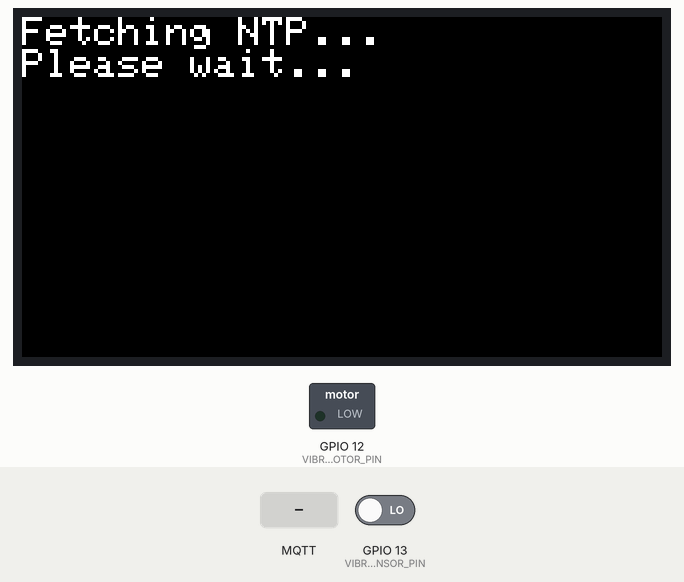
This sketch was run on a simulated ESP32. Parts: 320×170 colour display, switched loads named in the sketch (green lamp = pin HIGH). The inputs (shaded band) are chosen by the test bench; at power-on: GPIO 13 (VIBRATION_SENSOR_PIN) LOW. WiFi joins after 1.5 s; servers stay silent unless stated; network time is answered at once with the bench clock; the local clock reads 2024-03-15 10:24:30 at power-on unless the sketch sets it; no MQTT or app messages arrive unless stated; what the sketch prints to the serial monitor is not drawn.

Above: at 2.3 s.
At 3.5 s:
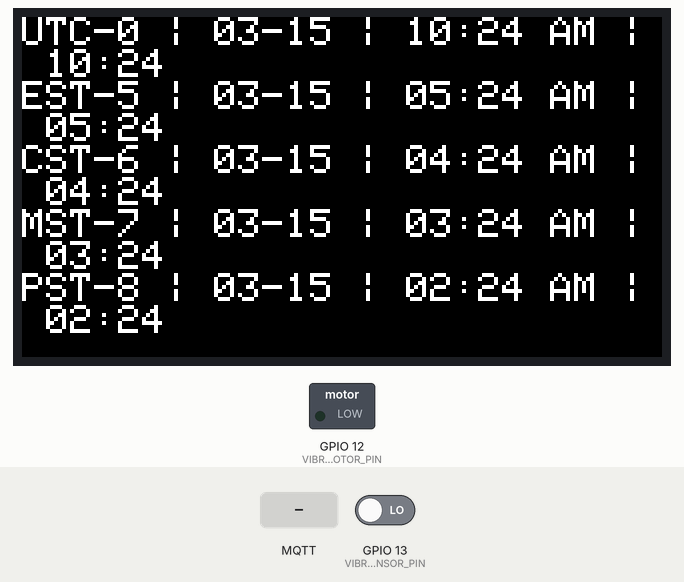
3.6 s: GPIO 13 (VIBRATION_SENSOR_PIN) driven HIGH
At 4.4 s:
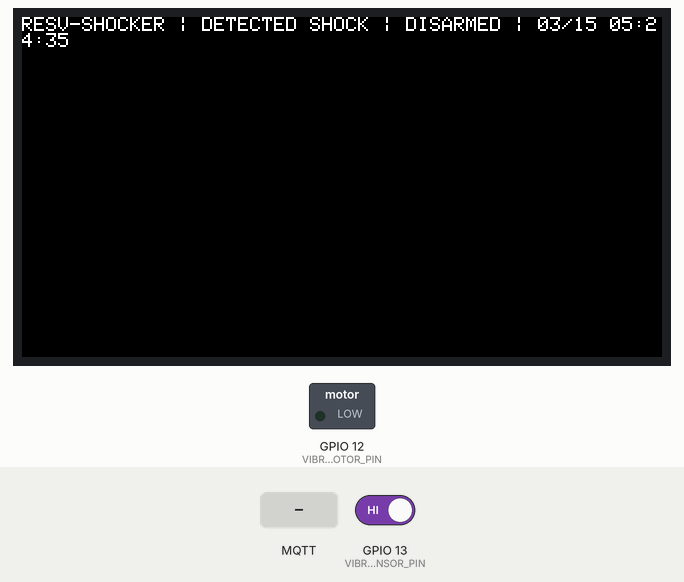
6.6 s: MQTT message "REQUESTED ARM" arrives on the first subscribed topic
8.1 s: MQTT message "REQUESTED DISARM" arrives on the first subscribed topic
10.1 s: MQTT message "1" arrives on the first subscribed topic
Timing chart, 0 to 13.1 s (numbered marks = the images above; inputs shaded):
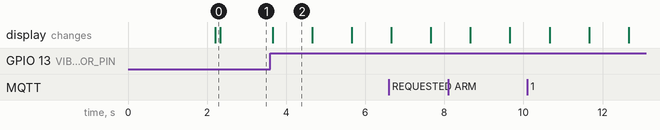

Measured:
- after the input at 3.6 s, the display: changes after 0.06 s (image 2)

The sketch:

MQTT-SHOCK-CENTER.ino
```cpp
              #include <Adafruit_GFX.h>
              #include <Adafruit_ST7789.h>
              #include <WiFi.h>
              #include <WiFiClientSecure.h>
              #include <PubSubClient.h>
              #include <WiFiUdp.h>
              #include <NTPClient.h>
              #include <time.h>

//Vibration Sensor Pin
#define VIBRATION_SENSOR_PIN 13  // Digital pin connected to SW-420 (change as needed)
#define DEBOUNCE_DELAY 100        // Debounce time in milliseconds
//Vibration Motor
#define VIBRATION_MOTOR_PIN 12

bool isArmed = false;
bool sensorEnabled = true; // Flag to control sensor detection

unsigned long lastVibrationTime = 0; // Tracks the last vibration event
unsigned long motorToggleTime = 0;  // Tracks motor on/off toggle time
bool motorActive = false;           // Indicates whether motor is active
unsigned long vibrationDelay = 4000; // Delay between detections when armed
unsigned long motorOnTime = 200;    // Motor ON duration in milliseconds
unsigned long motorOffTime = 200;   // Motor OFF duration in milliseconds


              // LCD configuration
              #define LCD_WIDTH 170
              #define LCD_HEIGHT 320
              #define LCD_MOSI 23
              #define LCD_SCLK 18
              #define LCD_CS 15
              #define LCD_DC 2
              #define LCD_RST 4
              #define LCD_BLK 32

              Adafruit_ST7789 lcd = Adafruit_ST7789(LCD_CS, LCD_DC, LCD_RST);

              // Wi-Fi credentials
              const char* ssid = "icup +1";
              const char* password = "aaaaaaaaa1";

              // MQTT broker credentials
              const char* mqtt_server = "9321cdfa0af34b83b77797a4488354cd.s1.eu.hivemq.cloud";
              const int mqtt_port = 8883;
              const char* mqtt_user = "MasterA";
              const char* mqtt_password = "MasterA1";
              const char* mqtt_topic_CENTRAL_HUB = "CENTRAL-HUB";
              const char* mqtt_topic_NTP = "NTP";
              const char* mqtt_topic_WORKOUT_TIMER = "WORKOUT-TIMER";
const char* mqtt_topic_SHOCK_CENTER = "SHOCK-CENTER";
const char* clientID = "RESV-SHOCKER";

String requestedClientID = "";
String requestedTime = "";
String requestedStatus = "";


// Root certificate
const char* root_ca = R"EOF(
-----BEGIN CERTIFICATE-----
MIIFBjCCAu6gAwIBAgIRAIp9PhPWLzDvI4a9KQdrNPgwDQYJKoZIhvcNAQELBQAw
TzELMAkGA1UEBhMCVVMxKTAnBgNVBAoTIEludGVybmV0IFNlY3VyaXR5IFJlc2Vh
cmNoIEdyb3VwMRUwEwYDVQQDEwxJU1JHIFJvb3QgWDEwHhcNMjQwMzEzMDAwMDAw
WhcNMjcwMzEyMjM1OTU5WjAzMQswCQYDVQQGEwJVUzEWMBQGA1UEChMNTGV0J3Mg
RW5jcnlwdDEMMAoGA1UEAxMDUjExMIIBIjANBgkqhkiG9w0BAQEFAAOCAQ8AMIIB
CgKCAQEAuoe8XBsAOcvKCs3UZxD5ATylTqVhyybKUvsVAbe5KPUoHu0nsyQYOWcJ
DAjs4DqwO3cOvfPlOVRBDE6uQdaZdN5R2+97/1i9qLcT9t4x1fJyyXJqC4N0lZxG
AGQUmfOx2SLZzaiSqhwmej/+71gFewiVgdtxD4774zEJuwm+UE1fj5F2PVqdnoPy
6cRms+EGZkNIGIBloDcYmpuEMpexsr3E+BUAnSeI++JjF5ZsmydnS8TbKF5pwnnw
SVzgJFDhxLyhBax7QG0AtMJBP6dYuC/FXJuluwme8f7rsIU5/agK70XEeOtlKsLP
Xzze41xNG/cLJyuqC0J3U095ah2H2QIDAQABo4H4MIH1MA4GA1UdDwEB/wQEAwIB
hjAdBgNVHSUEFjAUBggrBgEFBQcDAgYIKwYBBQUHAwEwEgYDVR0TAQH/BAgwBgEB
/wIBADAdBgNVHQ4EFgQUxc9GpOr0w8B6bJXELbBeki8m47kwHwYDVR0jBBgwFoAU
ebRZ5nu25eQBc4AIiMgaWPbpm24wMgYIKwYBBQUHAQEEJjAkMCIGCCsGAQUFBzAC
hhZodHRwOi8veDEuaS5sZW5jci5vcmcvMBMGA1UdIAQMMAowCAYGZ4EMAQIBMCcG
A1UdHwQgMB4wHKAaoBiGFmh0dHA6Ly94MS5jLmxlbmNyLm9yZy8wDQYJKoZIhvcN
AQELBQADggIBAE7iiV0KAxyQOND1H/lxXPjDj7I3iHpvsCUf7b632IYGjukJhM1y
v4Hz/MrPU0jtvfZpQtSlET41yBOykh0FX+ou1Nj4ScOt9ZmWnO8m2OG0JAtIIE38
01S0qcYhyOE2G/93ZCkXufBL713qzXnQv5C/viOykNpKqUgxdKlEC+Hi9i2DcaR1
e9KUwQUZRhy5j/PEdEglKg3l9dtD4tuTm7kZtB8v32oOjzHTYw+7KdzdZiw/sBtn
UfhBPORNuay4pJxmY/WrhSMdzFO2q3Gu3MUBcdo27goYKjL9CTF8j/Zz55yctUoV
aneCWs/ajUX+HypkBTA+c8LGDLnWO2NKq0YD/pnARkAnYGPfUDoHR9gVSp/qRx+Z
WghiDLZsMwhN1zjtSC0uBWiugF3vTNzYIEFfaPG7Ws3jDrAMMYebQ95JQ+HIBD/R
PBuHRTBpqKlyDnkSHDHYPiNX3adPoPAcgdF3H2/W0rmoswMWgTlLn1Wu0mrks7/q
pdWfS6PJ1jty80r2VKsM/Dj3YIDfbjXKdaFU5C+8bhfJGqU3taKauuz0wHVGT3eo
6FlWkWYtbt4pgdamlwVeZEW+LM7qZEJEsMNPrfC03APKmZsJgpWCDWOKZvkZcvjV
uYkQ4omYCTX5ohy+knMjdOmdH9c7SpqEWBDC86fiNex+O0XOMEZSa8DA
-----END CERTIFICATE-----
)EOF";

              // WiFi and MQTT clients
              WiFiClientSecure espClient;
              PubSubClient client(espClient);


              // NTP configuration
              WiFiUDP ntpUDP;
              NTPClient timeClient(ntpUDP, "pool.ntp.org", 0, 60000); // UTC, sync every 60 seconds
              unsigned long lastNTPFetch = 0;
              #define SECONDS_IN_A_DAY 86400
              #define MAX_NTP_RETRIES  6307200
              int NTPReadyToPublish = 0;

              // Internal time tracking
              time_t internalTime = 0; // Tracks the current epoch time
              unsigned long lastMillis = 0; // Tracks the last time the display was updated

              // Connect to Wi-Fi
              void setup_wifi() {
                Serial.println("Connecting to Wi-Fi...");
                WiFi.begin(ssid, password);
                while (WiFi.status() != WL_CONNECTED) {
                  delay(1000);
                  Serial.print(".");
                }
                Serial.println("\nWi-Fi connected! IP: " + WiFi.localIP().toString());
              }

              // Fetch NTP time and update internal time
              bool fetchAndSetNTPTime() {
                int retryCount = 0;
                while (!timeClient.update() && retryCount < MAX_NTP_RETRIES) {
                  retryCount++;
                  Serial.println("Retrying NTP fetch...");
                  delay(2000);
                }

                if (retryCount == MAX_NTP_RETRIES) {
                  Serial.println("Failed to fetch NTP time after retries.");
                  return false;
                }

                internalTime = timeClient.getEpochTime();
                Serial.println("NTP Time fetched: " + String(ctime(&internalTime)));

                // Publish updated times after fetch
                publishTimeData();

                return true;
              }

              // Display and format all timezone data
              void displayTimezones() {
                const int offsets[] = {0, -5, -6, -7, -8};
                const char* zones[] = {"UTC-0", "EST-5", "CST-6", "MST-7", "PST-8"};
                char dateBuffer[20];
                char time12Buffer[10];
                char time24Buffer[10];

                lcd.fillScreen(ST77XX_BLACK);
                lcd.setCursor(0, 0);
                lcd.setTextSize(2);
                lcd.setTextColor(ST77XX_WHITE);

                for (int i = 0; i < 5; i++) {
                  time_t adjustedTime = internalTime + (offsets[i] * 3600);
                  struct tm* timeInfo = gmtime(&adjustedTime);

                  strftime(dateBuffer, sizeof(dateBuffer), "%m-%d", timeInfo);
                  strftime(time12Buffer, sizeof(time12Buffer), "%I:%M %p", timeInfo);
                  strftime(time24Buffer, sizeof(time24Buffer), "%H:%M", timeInfo);

                  lcd.println(String(zones[i]) + " | " + String(dateBuffer) + " | " +
                              String(time12Buffer) + " | " + String(time24Buffer));
                }
              }

              // Publish timezone data to MQTT
              void publishTimeData() {
                const int offsets[] = {0, -5, -6, -7, -8};
                const char* zones[] = {"UTC-0", "EST-5", "CST-6", "MST-7", "PST-8"};
                char dateBuffer[20];
                char time12Buffer[10];
                char time24Buffer[10];

                String payload = "";

                for (int i = 0; i < 5; i++) {
                  time_t adjustedTime = internalTime + (offsets[i] * 3600);
                  struct tm* timeInfo = gmtime(&adjustedTime);

                  strftime(dateBuffer, sizeof(dateBuffer), "%m-%d", timeInfo);
                  strftime(time12Buffer, sizeof(time12Buffer), "%I:%M %p", timeInfo);
                  strftime(time24Buffer, sizeof(time24Buffer), "%H:%M", timeInfo);

                  payload += String(zones[i]) + " | " + String(dateBuffer) + " | " +
                            String(time12Buffer) + " | " + String(time24Buffer) + "\n";
                }

                Serial.println("----------- NTP TIME -----------\n" + payload);

                // Publish only EST-5 row separately
                int estIndex = 1; // Index of EST-5 in the offsets array
                time_t estTime = internalTime + (offsets[estIndex] * 3600);
                struct tm* estTimeInfo = gmtime(&estTime);

                strftime(dateBuffer, sizeof(dateBuffer), "%m/%d", estTimeInfo);
                strftime(time12Buffer, sizeof(time12Buffer), "%I:%M %p", estTimeInfo);
                strftime(time24Buffer, sizeof(time24Buffer), "%H:%M", estTimeInfo);

                String estPayload = String(zones[estIndex]) + " | " + String(dateBuffer) + " | " +
                                    String(time12Buffer) + " | " + String(time24Buffer);

                Serial.println("Staged NTP Publish data:");
                Serial.println(estPayload + "\n");

                if (NTPReadyToPublish == 1){
                  //client.publish(mqtt_topic_NTP, estPayload.c_str());
                  client.publish(mqtt_topic_CENTRAL_HUB, (String(clientID) + " CONNECTED at " + estPayload).c_str());
                } else {
                  Serial.println("Staged NTP could not publish, NTPReadyToPublish flag remains at 0\n");
                }
              }

void callback(char* topic, byte* payload, unsigned int length) {
    // Convert payload to a string
    String message = "";
    for (unsigned int i = 0; i < length; i++) {
        message += (char)payload[i];
    }
    message.trim(); // Remove leading/trailing whitespace

    // Debug: Print raw message and topic
    Serial.println("RESV-SHOCKER RCVD [" + String(topic) + "]: " + message);

    // Ensure we are processing CENTRAL-HUB messages
    if (String(topic) != mqtt_topic_CENTRAL_HUB) {
        Serial.println("Ignored: Not from CENTRAL-HUB.");
        return;
    }

    // Validate the message contains "REQUESTED ARM" or "REQUESTED DISARM"
    if (message.indexOf("REQUESTED ARM") == -1 && message.indexOf("REQUESTED DISARM") == -1) {
        return;
    }

    // Debug: Check message delimiters
    int pos1 = message.indexOf('|');
    int pos2 = message.indexOf('|', pos1 + 1);

    // Validate positions of the delimiters
    if (pos1 == -1 || pos2 == -1) {
        Serial.println("Error: Invalid message format");
        return;
    }

    // Extract ClientID
    requestedClientID = message.substring(0, pos1);
    requestedClientID.trim();

    // Extract Status (REQUESTED ARM or REQUESTED DISARM)
    requestedStatus = message.substring(pos1 + 1, pos2);
    requestedStatus.trim();

    // Extract Date and Time (after the second delimiter)
    requestedTime = message.substring(pos2 + 1);
    requestedTime.trim();

    // Update isArmed based on the requested status
    if (requestedStatus == "REQUESTED ARM") {
        isArmed = true;
        Serial.println("System armed by " + requestedClientID + " at " + requestedTime);
    } else if (requestedStatus == "REQUESTED DISARM") {
        isArmed = false;

        // Disable motor immediately
        motorActive = false;
        digitalWrite(VIBRATION_MOTOR_PIN, LOW);

        Serial.println("System disarmed by " + requestedClientID + " at " + requestedTime);
    } else {
        Serial.println("Error: Unknown status");
        return; // Exit if status is invalid
    }

    // Send a confirmation response
    respondToCentralHub();
}


              // Reconnect to MQTT broker
              void reconnect() {
                while (!client.connected()) {
                  Serial.println("Connecting to MQTT broker...");
                  if (client.connect(clientID, mqtt_user, mqtt_password)) {
                    Serial.println(String(clientID) + " | CONNECTED TT MQTT BROKER!");

                    client.subscribe(mqtt_topic_CENTRAL_HUB);
                    //client.publish(mqtt_topic_CENTRAL_HUB, (String(clientID) + " CONNECTED").c_str());

                    NTPReadyToPublish = 1;

      Serial.println(String(clientID) + " | FULLY SUBSCRIBED TO [" + mqtt_topic_CENTRAL_HUB + "] | [" + mqtt_topic_SHOCK_CENTER + "] | [ ONLY PUBLISHING TO [" + mqtt_topic_SHOCK_CENTER + " ]");

                    publishTimeData();

                  } else {
                    Serial.println(" | MQTT BROKER CONNECTION FAILED!, rc=" + String(client.state()));
                    delay(5000);
                  }
                }
              }

              // Setup function
              void setup() {
    Serial.begin(115200);
    setup_wifi();
    pinMode(VIBRATION_SENSOR_PIN, INPUT);
    pinMode(VIBRATION_MOTOR_PIN, OUTPUT);
    digitalWrite(VIBRATION_MOTOR_PIN, LOW); // Ensure motor is off initially

    lastVibrationTime = millis();
    motorActive = false;

    espClient.setCACert(root_ca);
    client.setServer(mqtt_server, mqtt_port);
    client.setCallback(callback);

    lcd.init(LCD_WIDTH, LCD_HEIGHT);
    lcd.setRotation(1);
    lcd.fillScreen(ST77XX_BLACK);

    lcd.setCursor(0, 0);
    lcd.setTextSize(2);
    lcd.setTextColor(ST77XX_WHITE);
    lcd.println("Fetching NTP...");
    lcd.println("Please wait...");

    timeClient.begin();

    if (fetchAndSetNTPTime()) {
        lastNTPFetch = millis();
    } else {
        Serial.println("Using default time.");
        internalTime = 1321019471; // 11/11/11 11:11 UTC
    }

    displayTimezones();
}


void loop() {
    // Ensure MQTT client is connected
    if (!client.connected()) {
        reconnect();
    }
    client.loop(); // Process MQTT messages

    unsigned long currentMillis = millis();

    // Increment `internalTime` every 60 seconds
    if (currentMillis - lastMillis >= 60000) {
        internalTime += 60; // Increment by 60 seconds
        displayTimezones(); // Update LCD display
        lastMillis = currentMillis;
    }

    // Update NTP time once a day
    if (currentMillis - lastNTPFetch >= SECONDS_IN_A_DAY * 1000) {
        if (fetchAndSetNTPTime()) {
            lastNTPFetch = currentMillis;
        }
    }

    // Vibration handling logic
    handleVibration();
}


void retaliate() {
    unsigned long startTime = millis();
    while (millis() - startTime < 3000) { // Vibrate for 3 seconds
        digitalWrite(VIBRATION_MOTOR_PIN, HIGH); // Turn the motor on
        delay(200);                              // On for 500ms
        digitalWrite(VIBRATION_MOTOR_PIN, LOW);  // Turn the motor off
        delay(200);                              // Off for 200ms
    }
}

void respondToCentralHub() {
    if (requestedClientID.isEmpty() || requestedStatus.isEmpty() || requestedTime.isEmpty()) {
        Serial.println("Debug: Missing data for response. Skipping publish.");
        return;
    }

    String action = "N/A";

    if (isArmed == true){
      action = "ARM";
    } else if (isArmed == false){
      action = "DISARM";
    }

    // Prepare the confirmation message
    //String action = requestedStatus.indexOf("ARM") != -1 ? "ARM" : "DISARM";
    String confirmationMessage = requestedClientID + " | " + action + " CONFIRMED | " + requestedTime;

    // Publish the confirmation to the CENTRAL-HUB topic
    if (client.connected()) {
        client.publish(mqtt_topic_CENTRAL_HUB, confirmationMessage.c_str());
    } else {
        Serial.println("Error: MQTT client not connected. Failed to publish confirmation.");
    }
}

void handleVibration() {
    unsigned long currentMillis = millis();
    unsigned long detectionDelay = isArmed ? vibrationDelay : 1000; // 1 sec delay when disarmed

    // Check for vibration detection
    if (digitalRead(VIBRATION_SENSOR_PIN) == HIGH) {
        if (currentMillis - lastVibrationTime >= detectionDelay) {
            // Log shock event
            time_t currentTime = internalTime + ((currentMillis - lastMillis) / 1000);
            time_t estTime = currentTime - (5 * 3600); // Adjust for EST
            struct tm* timeInfo = gmtime(&estTime);

            char dateTimeBuffer[20];
            snprintf(dateTimeBuffer, sizeof(dateTimeBuffer), "%02d/%02d %02d:%02d:%02d",
                     timeInfo->tm_mon + 1, timeInfo->tm_mday,
                     timeInfo->tm_hour, timeInfo->tm_min, timeInfo->tm_sec);

            String message = String(clientID) + " | DETECTED SHOCK | " +
                             (isArmed ? "ARMED" : "DISARMED") + " | " + dateTimeBuffer;

            // Print to Serial and LCD
            Serial.println(message);
            lcd.fillScreen(ST77XX_BLACK);
            lcd.setCursor(0, 0);
            lcd.setTextSize(1);
            lcd.print(message);

            // Publish to MQTT
            client.publish(mqtt_topic_SHOCK_CENTER, message.c_str());

            lastVibrationTime = currentMillis;

            // Activate motor if armed
            if (isArmed) {
                motorActive = true;
                motorToggleTime = currentMillis;
                digitalWrite(VIBRATION_MOTOR_PIN, HIGH);
            }
        }
    }

    // Handle motor toggle if active
    if (motorActive) {
        if ((currentMillis - motorToggleTime >= motorOnTime) && digitalRead(VIBRATION_MOTOR_PIN) == HIGH) {
            digitalWrite(VIBRATION_MOTOR_PIN, LOW); // Turn motor off
            motorToggleTime = currentMillis;       // Reset toggle timer
        } else if ((currentMillis - motorToggleTime >= motorOffTime) && digitalRead(VIBRATION_MOTOR_PIN) == LOW) {
            digitalWrite(VIBRATION_MOTOR_PIN, HIGH); // Turn motor on
            motorToggleTime = currentMillis;        // Reset toggle timer
        }

        // Stop motor after vibration delay
        if (currentMillis - lastVibrationTime >= vibrationDelay) {
            motorActive = false;
            digitalWrite(VIBRATION_MOTOR_PIN, LOW); // Ensure motor is off
        }
    }
}


//onboard button to either arm or disarm
//onboard button to shutdown lcd or not
//add touch sensor to either arm or disarm
//fix non armed reading delay,
//fix wifi failure
// fix armed clock time shift.
```
